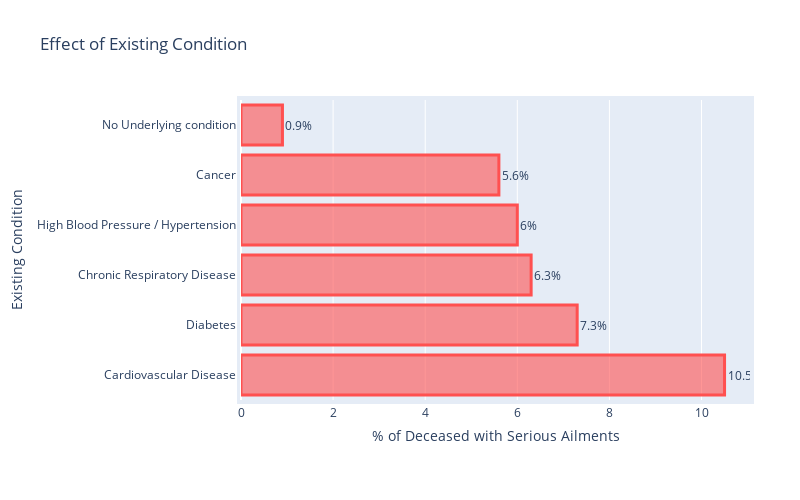

The notebook cell this image was saved under:
### Code cell
fig = go.Figure(go.Bar(
            x= list(pre_ext.values()),
            y=list(pre_ext.keys()),
            orientation='h',
    textposition='outside',
    text = [str(i)+'%' for i in list(pre_ext.values())],
    marker=dict(
            color='rgba(255, 80, 80, 0.6)',
            line=dict(color='rgba(255, 80, 80, 1.0)', width=3)
        )))

fig.update_layout(title = 'Effect of Existing Condition',
              xaxis= dict(title= '% of Deceased with Serious Ailments'), yaxis= dict(title= 'Existing Condition'))

fig.update_layout(
    autosize=False,
    width=800,
    height=500,
    margin=dict(
        l=50,
        r=50,
        b=100,
        t=100,
        pad=4
    ),
#     paper_bgcolor="LightSteelBlue",
)
fig.show()

### Figure 1 — Plotly figure (JSON) as saved in the notebook; plotly's stock layout.template omitted (floating-point values rounded to 4 significant figures)
{"data": [{"marker": {"color": "rgba(255, 80, 80, 0.6)", "line": {"color": "rgba(255, 80, 80, 1.0)", "width": 3}}, "orientation": "h", "text": ["10.5%", "7.3%", "6.3%", "6%", "5.6%", "0.9%"], "textposition": "outside", "type": "bar", "x": [10.5, 7.3, 6.3, 6, 5.6, 0.9], "y": ["Cardiovascular Disease", "Diabetes", "Chronic Respiratory Disease", "High Blood Pressure / Hypertension", "Cancer", "No Underlying condition"]}], "layout": {"autosize": false, "height": 500, "margin": {"b": 100, "l": 50, "pad": 4, "r": 50, "t": 100}, "title": {"text": "Effect of Existing Condition"}, "width": 800, "xaxis": {"title": {"text": "% of Deceased with Serious Ailments"}}, "yaxis": {"title": {"text": "Existing Condition"}}}}
